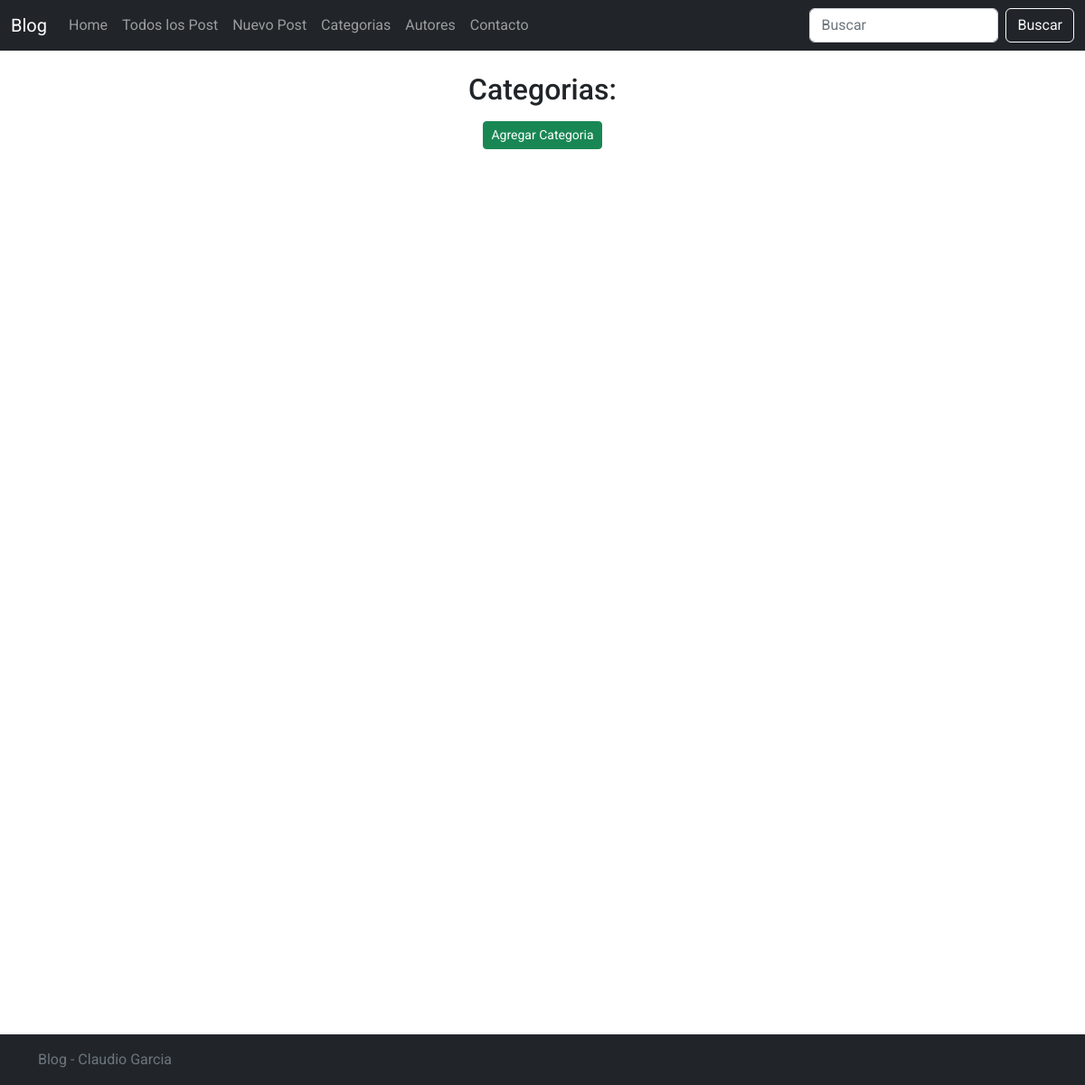
Before: /categorias/ with the older database file.
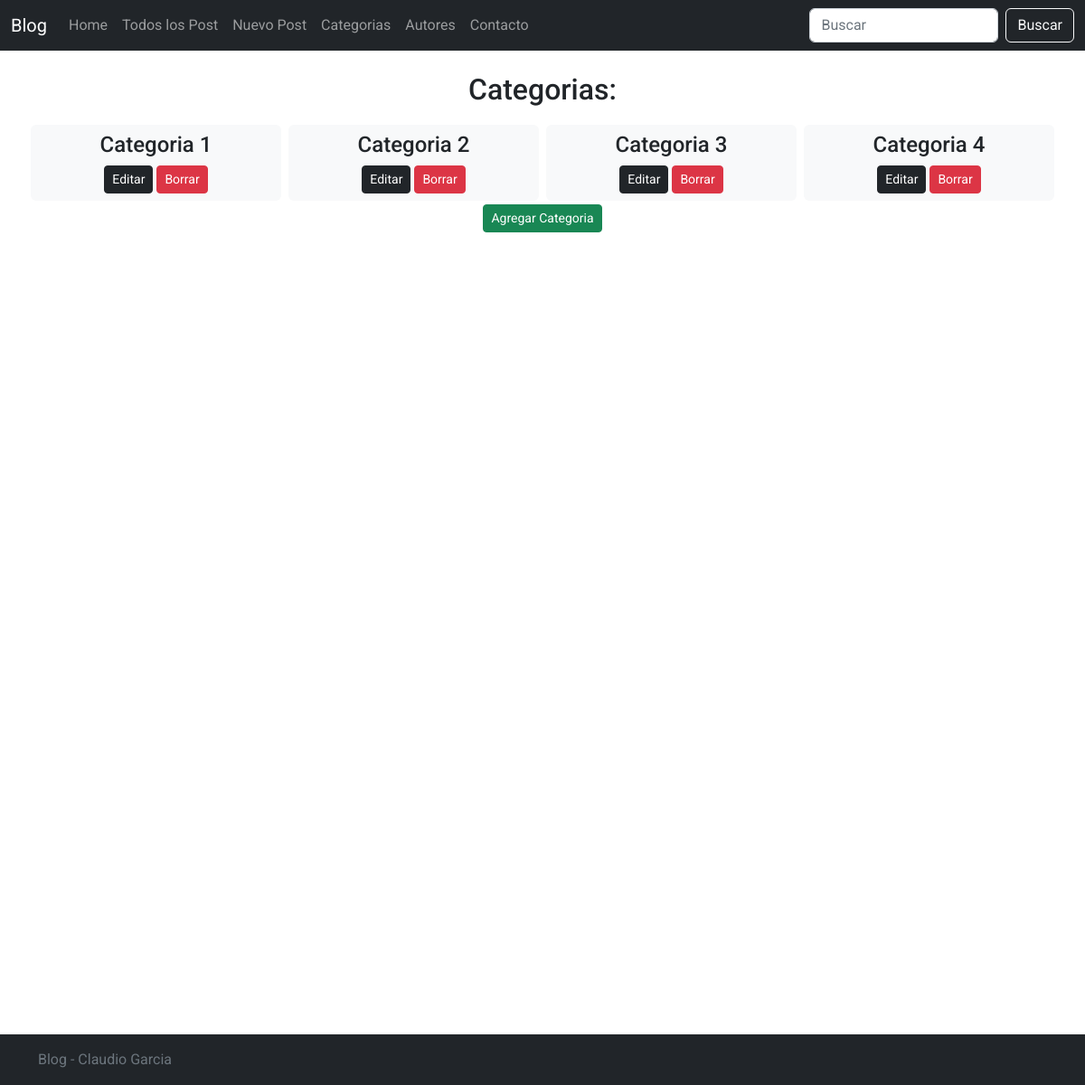
After: the same page with the newer database file.
### Posts/models.py (models this page shows, shortened)
class Categoria(models.Model):
    title = models.CharField(max_length=255)

### Posts/views.py (the view)
# urls.py: path('categorias/', views.categorias,name='Categorias'),
def categorias(request):
    categorias = Categoria.objects.all()
    return render(request, 'categorias.html', {'categorias':categorias})

### Posts/templates/categorias.html
{% extends 'padre.html' %}
{% load static %}
{% block contenidoDinamico %}
<div class="container text-center">
    <p>
    <h2>Categorias:</h2>
    </p>
</div>
<main class="container justify-content-center">
    <div class="row ">
        {% for categoria in categorias %}
        <div class="bg-light p-2 m-1 text-center rounded col w-30">
            <h4>{{ categoria.title }}</h4>
            <a class="btn btn-sm btn-dark" href="{% url 'CatEdit' categoria.id %}" role="button">Editar</a>
            <a class="btn btn-sm btn-danger" href="{% url 'CatDelete' categoria.id %}" role="button">Borrar</a>
        </div>
        {% endfor %}
    </div>
    <p class="text-center">
        <a class="btn btn-sm btn-success" href="{% url 'CatAdd' %}" role="button">Agregar Categoria</a>
    </p>
</main>
{% endblock %}

### Posts/templates/padre.html (shortened to what this page needs)
<!doctype html>
<html lang="en">
<head>
  {%load static%}
  <link href="{%static '/css/bootstrap.min.css'%}" rel="stylesheet">
  <link href="{%static '/css/navbar-top.css'%}" rel="stylesheet">
</head>
<body>
  <nav class="navbar navbar-expand-md navbar-dark bg-dark mb-4">
    <div class="container-fluid">
      <a class="navbar-brand" href="../">Blog</a>
      <div class="collapse navbar-collapse" id="navbarCollapse">
        <ul class="navbar-nav me-auto mb-2 mb-md-0">
          <li class="nav-item">
            <a class="nav-link" href="../">Home</a>
          </li>
          <li class="nav-item">
            <a class="nav-link" href="../all_post">Todos los Post</a>
          </li>
          <li class="nav-item">
            <a class="nav-link" href="../nuevo_post">Nuevo Post</a>
          </li>
          <li class="nav-item">
            <a class="nav-link" href="../categorias">Categorias</a>
          </li>
          <li class="nav-item">
            <a class="nav-link" href="../autores">Autores</a>
          </li>
          <li class="nav-item">
            <a class="nav-link" href="../contacto">Contacto</a>
          </li>
        </ul>
        <form action="{% url 'Home' %}buscar/" class="d-flex" role="search" method="GET">
          <input class="form-control me-2" type="text" name="buscar" id="buscar" placeholder="Buscar" required>
          <button class="btn btn-outline-light" type="submit">Buscar</button>
        </form>
      </div>
    </div>
  </nav>
  {% block contenidoDinamico %}
  {% endblock %}
  <footer class="footer fixed-bottom mt-auto py-3 bg-dark">
    <div class="container">
      <span class="text-muted">Blog - Claudio Garcia</span>
    </div>
  </footer>
</body>
</html>

### Posts/static/css/navbar-top.css (style rules this page uses)
body { min-height: 75rem; }

### Posts/templates/padre.html (style rules this page uses)
body { font-family: 'Roboto', sans-serif; }

Changed rows visible on the page:
added Categoria: title "Categoria 1"
added Categoria: title "Categoria 2"
added Categoria: title "Categoria 3"
added Categoria: title "Categoria 4"
